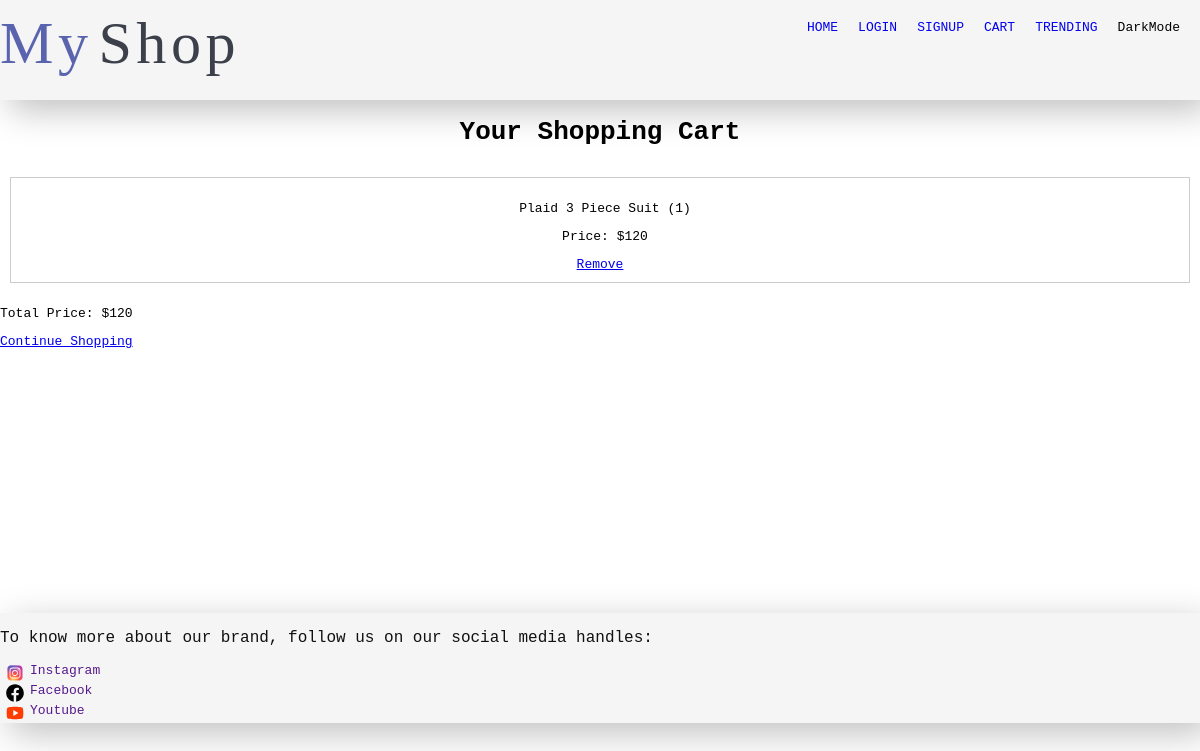
The app's page /cart/ (signed in) with its own data.
### products/models.py (models this page shows, shortened)
class CartItem(models.Model):
    product = models.ForeignKey(Product, on_delete=models.CASCADE)
    quantity = models.PositiveIntegerField(default=0)
    user = models.ForeignKey(User, on_delete=models.CASCADE)
    date_added = models.DateTimeField(auto_now_add=True)

class Product(models.Model):
    title = models.CharField(max_length=50)
    description = models.TextField(max_length=100)
    category = models.ManyToManyField(Category)
    image = models.ImageField(blank=True, upload_to="product-img")
    brand = models.ForeignKey(Brand, on_delete=models.CASCADE, null = True)
    price = models.PositiveIntegerField()
    slug = models.SlugField(blank=True)
    isBestseller = models.BooleanField(default = False)
    suggestions = models.ManyToManyField('self')

### products/views.py (the view)
# urls.py: path('cart/', views.view_cart, name='view_cart'),
def view_cart(request):
    cart_items = CartItem.objects.filter(user=request.user)
    total_price = sum(item.product.price * item.quantity for item in cart_items)
    return render(request, 'products/cart.html', {'cart_items': cart_items, 'total_price': total_price})

### products/templates/products/cart.html (shortened to what this page needs)
{% extends "base.html" %}
{% load static %}
{% block css%}{%static "products/cart.css" %}{%endblock%}
{% block body %}
    {% include "includes/nav.html"%}
    <h1>Your Shopping Cart</h1>
    <div class="product-list">
    {% for item in cart_items %}
    <div class="product-item">
        <p>{{ item.product.title }} ({{ item.quantity }})</p>
        <p>Price: ${{ item.product.price }}</p>
        <a href="{% url 'remove_from_cart' item.id %}">Remove</a>
    </div>
    {% empty %}
    <p>Your cart is empty.</p>
    {% endfor %}
    </div>
    <p>Total Price: ${{ total_price }}</p>
    <a href="{% url 'home' %}">Continue Shopping</a>
    <footer>
        <p style="font-size: large;">To know more about our brand, follow us on our social media handles:</p>
        <div>
        <a style="text-decoration: none;" href="">Instagram</a>
        </div>
        <div>
        <a style="text-decoration: none;" href="">Facebook</a>
        </div>
        <div>
        <a style="text-decoration: none;" href="">Youtube</a>
        </div>
    </footer>
{%endblock%}

### products/static/products/cart.css (style rules this page uses)
body { background-color:white; font-family:monospace; width: auto; margin: auto; }
h1 { text-align: center; margin-bottom: 20px; }
.product-list { display: flex; flex-wrap: wrap; justify-content: space-between; list-style: none; padding: 0; }
.product-item { flex: 1; margin: 10px; border: 1px solid #ccc; padding: 10px; text-align: center; }

### products/static/products/homepage.css (style rules this page uses)
body { background-color:white; font-family:monospace; width: auto; margin: auto; }
div p { padding-left: 10px; }
footer { display: flex; justify-content: space-around; flex-direction: column; text-align: left; color: #111; box-shadow: 10px 10px 35px #00000041; background-color:whitesmoke; text-align: left; width: auto; height:auto; position:static; margin-top: 33vh; }
footer div { display: flex; width: 180px; }
svg { width: 30px; height: 20px; }

### records on screen
CartItem: product "Plaid 3 Piece Suit", quantity "1", product.price "120"

### other values on screen
{{ total_price }} "120"
